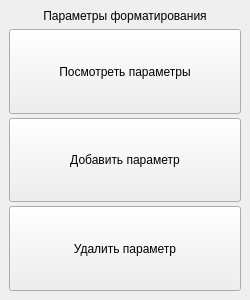
<?xml version="1.0" encoding="UTF-8"?>
<ui version="4.0">
 <class>SettingsWindow</class>
 <widget class="QMainWindow" name="SettingsWindow">
  <property name="geometry">
   <rect>
    <x>0</x>
    <y>0</y>
    <width>250</width>
    <height>300</height>
   </rect>
  </property>
  <property name="minimumSize">
   <size>
    <width>250</width>
    <height>300</height>
   </size>
  </property>
  <property name="windowTitle">
   <string>Настройки</string>
  </property>
  <widget class="QWidget" name="centralwidget">
   <layout class="QVBoxLayout" name="verticalLayout_2">
    <item>
     <widget class="QLabel" name="labelSheetSettings">
      <property name="sizePolicy">
       <sizepolicy hsizetype="Preferred" vsizetype="Maximum">
        <horstretch>0</horstretch>
        <verstretch>0</verstretch>
       </sizepolicy>
      </property>
      <property name="text">
       <string>Параметры форматирования</string>
      </property>
      <property name="alignment">
       <set>Qt::AlignCenter</set>
      </property>
     </widget>
    </item>
    <item>
     <layout class="QVBoxLayout" name="verticalLayout">
      <property name="spacing">
       <number>4</number>
      </property>
      <item>
       <widget class="QPushButton" name="btnSettingsShow">
        <property name="sizePolicy">
         <sizepolicy hsizetype="Minimum" vsizetype="Expanding">
          <horstretch>0</horstretch>
          <verstretch>0</verstretch>
         </sizepolicy>
        </property>
        <property name="text">
         <string>Посмотреть параметры</string>
        </property>
       </widget>
      </item>
      <item>
       <widget class="QPushButton" name="btnSettingsAdd">
        <property name="sizePolicy">
         <sizepolicy hsizetype="Minimum" vsizetype="Expanding">
          <horstretch>0</horstretch>
          <verstretch>0</verstretch>
         </sizepolicy>
        </property>
        <property name="text">
         <string>Добавить параметр</string>
        </property>
       </widget>
      </item>
      <item>
       <widget class="QPushButton" name="btnSettingsDelete">
        <property name="sizePolicy">
         <sizepolicy hsizetype="Minimum" vsizetype="Expanding">
          <horstretch>0</horstretch>
          <verstretch>0</verstretch>
         </sizepolicy>
        </property>
        <property name="text">
         <string>Удалить параметр</string>
        </property>
       </widget>
      </item>
     </layout>
    </item>
   </layout>
  </widget>
 </widget>
 <resources/>
 <connections/>
</ui>
